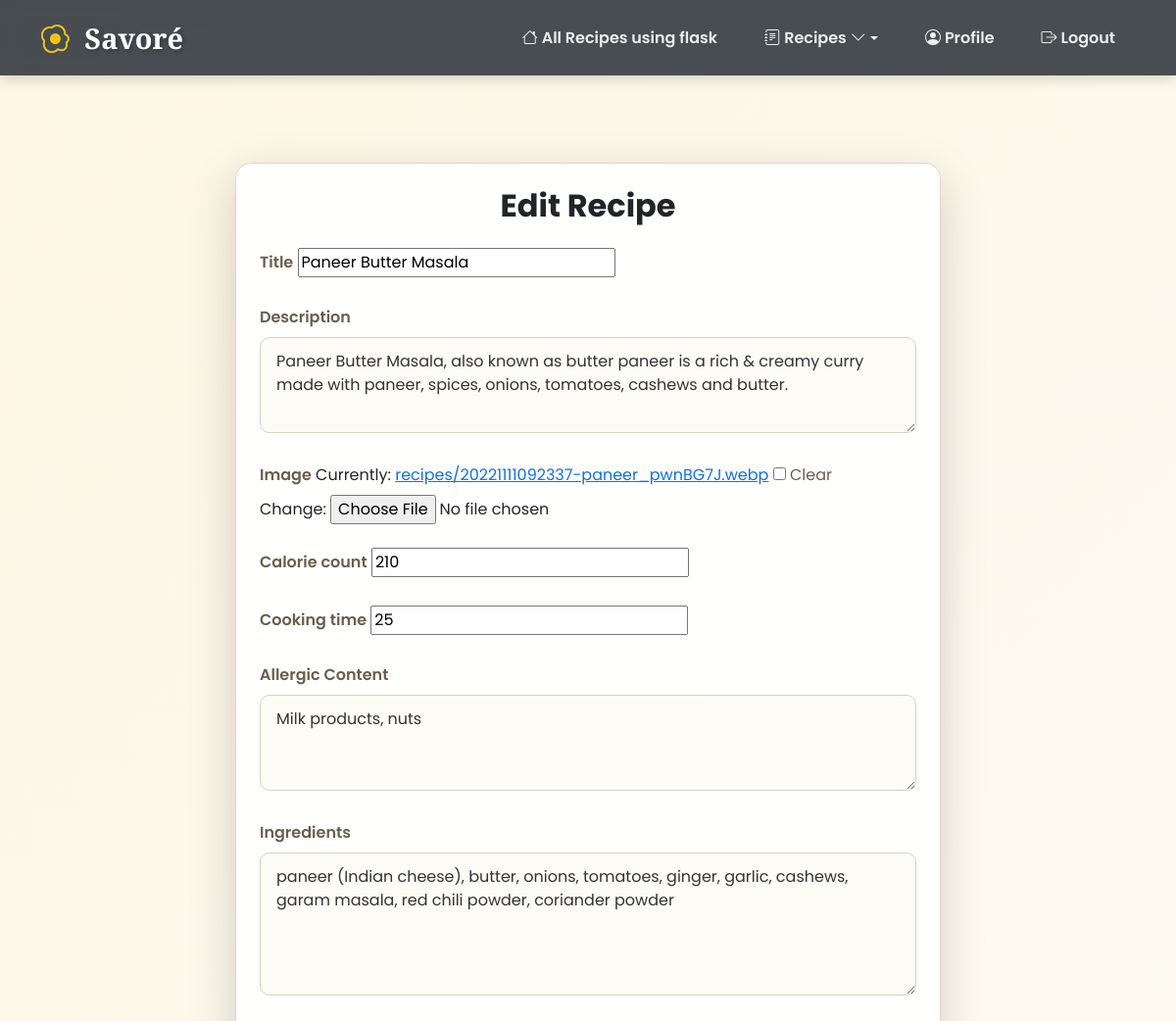
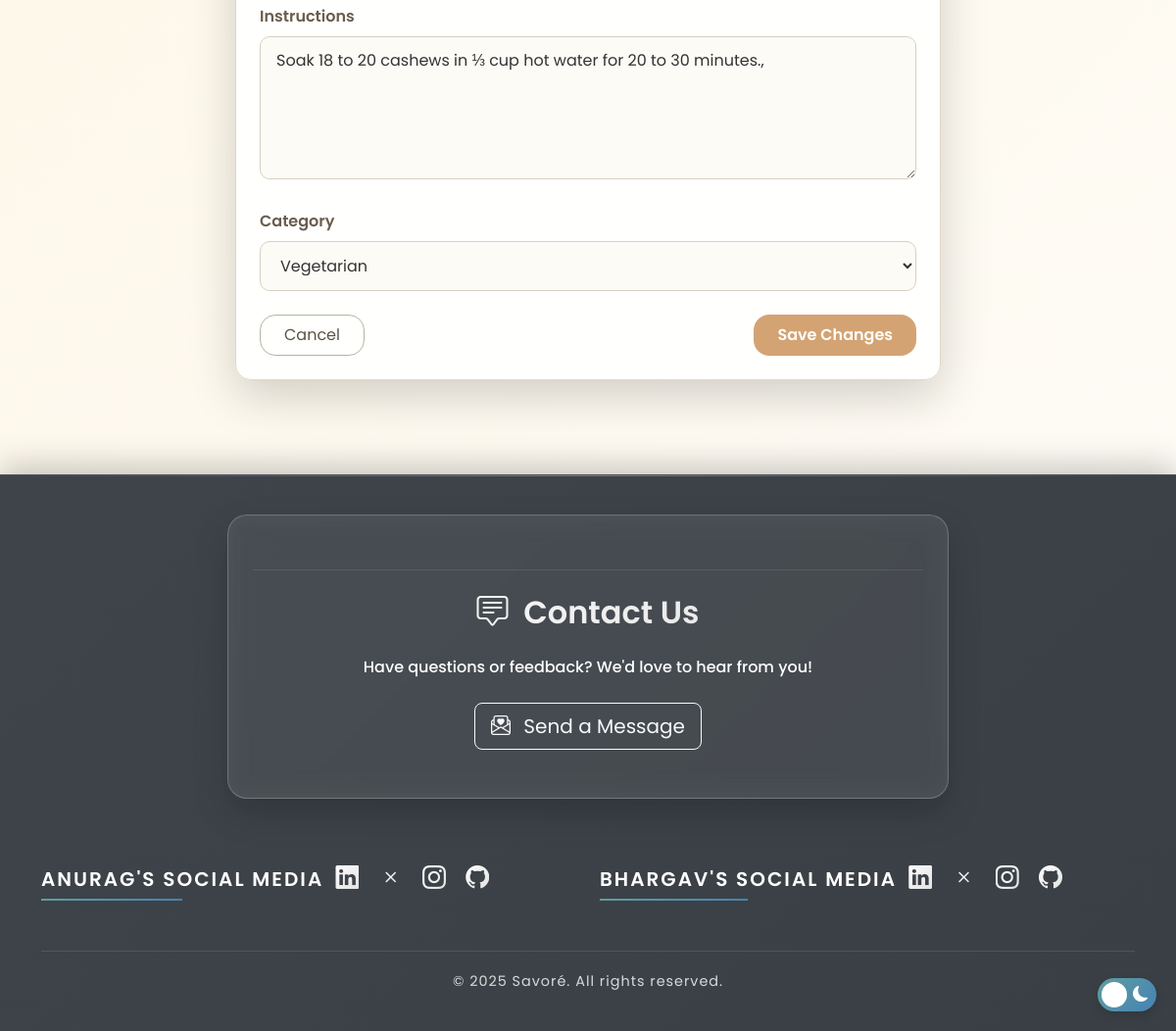
Screenshot of /recipe/1/edit/ (signed in) with the database file from the repository (2 pictures, top to bottom).
### recipe_app/models.py (models this page shows, shortened)
class Recipe(models.Model):
    CATEGORY_CHOICES = [
        ('veg', 'Vegetarian'),
        ('nonveg', 'Non-Vegetarian'),
    ]
    user  = models.ForeignKey(CustomUser, on_delete=models.CASCADE, null=True)
    title = models.CharField(max_length=255)
    description = models.TextField()
    ingredients = models.TextField(help_text="Enter ingredients separated by commas")
    image = models.ImageField(upload_to='recipes/', blank=True, null=True)
    calorie_count = models.IntegerField(help_text="Calories in kcal")
    cooking_time = models.IntegerField(help_text="Time in minutes")
    allergic_content = models.CharField(max_length=255, blank=True, null=True)
    cooking_method = models.TextField(help_text="Enter steps separated by commas")
    category = models.CharField(
        max_length=10,
        choices=CATEGORY_CHOICES,
        default='veg',
        help_text="Select whether the recipe is Veg or Non-Veg"
    )
    created_by = models.ForeignKey(
        settings.AUTH_USER_MODEL,
        on_delete=models.CASCADE,
        related_name="recipes"
    )
    created_at = models.DateTimeField(auto_now_add=True)

### recipe_app/views.py (the view)
# urls.py: path('recipe/<int:pk>/edit/', recipe_update, name='recipe_update'),
@login_required
def recipe_update(request, pk):
    recipe = get_object_or_404(Recipe, pk=pk)
    if recipe.created_by != request.user and not request.user.is_staff and not request.user.is_superuser:
        return HttpResponseForbidden("You are not allowed to edit this recipe.")
    if request.method == 'POST':
        form = RecipeForm(request.POST, request.FILES, instance=recipe)
        if form.is_valid():
            form.save()
            return redirect('recipe_detail', pk=recipe.pk)
    else:
        form = RecipeForm(instance=recipe)
    return render(request, 'recipes/recipe_update.html', {
        'form': form,
        'recipe': recipe
    })

### recipe_app/templates/recipes/recipe_update.html (shortened to what this page needs)
{% extends "base.html" %}
{% block content %}
<div class="container py-5">
    <div class="row justify-content-center">
        <div class="col-lg-8 col-md-10 col-sm-12">
            <div class="form-box p-4 shadow-lg rounded-4">
                <div class="text-center mb-4">
                    <h2 class="fw-bold text-dark">Edit Recipe</h2>
                </div>
                <form method="post" enctype="multipart/form-data" class="needs-validation" novalidate>
                    {% for field in form %}
                    <div class="form-group mb-4 fade-in">
                        <label for="{{ field.id_for_label }}" class="form-label fw-semibold mb-2">
                            {{ field.label }}
                        </label>
                        {{ field }}
                    </div>
                    {% endfor %}
                    <div class="d-flex justify-content-between flex-wrap gap-3 mt-4">
                        <a href="{% url 'recipe_detail' recipe.pk %}" class="btn btn-outline-secondary px-4 py-2 rounded-4">
                            Cancel
                        </a>
                        <button type="submit" class="btn btn-submit px-4 py-2 rounded-4">
                            Save Changes
                        </button>
                    </div>
                </form>
            </div>
        </div>
    </div>
</div>
{% endblock %}

### recipe_app/templates/base.html (shortened to what this page needs)
<!DOCTYPE html>
<html lang="en">
<head>
    <link href="https://cdn.jsdelivr.net/npm/bootstrap@5.3.0/dist/css/bootstrap.min.css" rel="stylesheet">
    <link rel="stylesheet" href="https://cdn.jsdelivr.net/npm/bootstrap-icons@1.10.5/font/bootstrap-icons.css">
    <link rel="stylesheet" href="https://cdnjs.cloudflare.com/ajax/libs/animate.css/4.1.1/animate.min.css">
</head>
<body>
    <nav class="navbar navbar-expand-lg navbar-dark fixed-top">
        <div class="container">
            <a class="navbar-brand" href="{% url 'home' %}">
                <i class="bi bi-egg-fried me-2 text-warning"></i>
                <span class="logo-text" style="color: #fff; text-shadow: 2px 2px 4px rgba(0,0,0,0.3);">Savoré</span>
            </a>
            <div class="collapse navbar-collapse" id="navbarNav">
                <ul class="navbar-nav ms-auto">
                    <li class="nav-item me-2">
                        <a class="nav-link" href="{% url 'recipe_list' %}">
                            <i class="bi bi-house me-1"></i>
                            <span class="nav-link-text">All Recipes using flask</span>
                        </a>
                    {% if user.is_authenticated %}
                    <li class="nav-item dropdown me-2">
                        <a class="nav-link dropdown-toggle" href="#" id="recipesDropdown" role="button"
                            data-bs-toggle="dropdown" aria-expanded="false">
                            <i class="bi bi-journal-text me-1"></i>
                            <span class="nav-link-text">Recipes</span>
                            <i class="bi bi-chevron-down ms-1"></i>
                        </a>
                    </li>
                    <li class="nav-item me-2">
                        <a class="nav-link" href="{% url 'profile' %}">
                            <i class="bi bi-person-circle me-1"></i>
                            <span class="nav-link-text">Profile</span>
                        </a>
                    </li>
                    <li class="nav-item">
                        <a class="nav-link" href="{% url 'logout' %}">
                            <i class="bi bi-box-arrow-right me-1"></i>
                            <span class="nav-link-text">Logout</span>
                        </a>
                    </li>
                    {% endif %}
                </ul>
            </div>
        </div>
    </nav>
    <div class="theme-switch-wrapper">
        <label class="theme-switch">
            <span class="slider">
                <span class="icons">
                    <i class="bi bi-sun-fill"></i>
                    <i class="bi bi-moon-fill"></i>
                </span>
            </span>
        </label>
    </div>
    <main class="container my-5 flex-grow-1">
        {% block content %}{% endblock %}
    </main>
<footer>
    <div class="container">
        <div class="row justify-content-center mb-5">
            <div class="col-lg-8">
                <div class="card contact-card">
                    <div class="card-body p-4 text-center">
                        <h2 class="mb-4">
                            <i class="bi bi-chat-square-text me-2"></i>
                            Contact Us
                        </h2>
                        <p class="mb-4">Have questions or feedback? We'd love to hear from you!</p>
                        <a href="{% url 'contact_us' %}" class="btn btn-outline-light btn-lg">
                            <i class="bi bi-envelope-paper-heart me-2"></i> Send a Message
                        </a>
                    </div>
                </div>
            </div>
        </div>
        <div class="row">
            <div class="col-md-6">
                <div class="social-links">
                    <h5>Anurag's Social Media</h5>
                    <a href="https://linkedin.com/in/anurag-goyal-885264304" class="text-white mx-2"><i class="bi bi-linkedin"></i></a>
                    <a href="https://x.com/logicalmind0891" class="text-white mx-2"><i class="bi bi-x"></i></a>
                    <a href="https://www.instagram.com/anurag__2203/" class="text-white mx-2"><i class="bi bi-instagram"></i></a>
                    <a href="https://github.com/AnuragGoyal007" class="text-white mx-2"><i class="bi bi-github"></i></a>
                </div>
            </div>
            <div class="col-md-6">
                <div class="social-links">
                    <h5>Bhargav's Social Media</h5>
                    <a href="https://www.linkedin.com/in/bhargav-sharma-876384324" class="text-white mx-2"><i class="bi bi-linkedin"></i></a>
                    <a href="https://x.com/BhargavSha62833" class="text-white mx-2"><i class="bi bi-x"></i></a>
                    <a href="https://www.instagram.com/.bha_rg_v./" class="text-white mx-2"><i class="bi bi-instagram"></i></a>
                    <a href="https://github.com/Bhargav-bit567" class="text-white mx-2"><i class="bi bi-github"></i></a>
                </div>
            </div>
        </div>
        <div class="text-center mt-3">
            <p class="mb-0">&copy; {% now "Y" %} Savoré. All rights reserved.</p>
        </div>
    </div>
</footer>
</body>
</html>

### recipe_app/templates/recipes/recipe_update.html (style rules this page uses)
body { background: linear-gradient(135deg, #fdf6e3, #fefcf9); font-family: 'Poppins', sans-serif; min-height: 100vh; margin: 0; }
.form-box { background: rgba(255, 255, 255, 0.9); backdrop-filter: blur(12px); border: 1px solid #e0d6c3; animation: slideUp 0.5s ease-out; border-radius: 1.5rem; transition: transform 0.3s ease, box-shadow 0.3s ease; }
.form-control, select, textarea { background-color: #fdfbf6; border: 1px solid #d9cfc1; border-radius: 10px; padding: 0.75rem 1rem; transition: border-color 0.3s ease, box-shadow 0.3s ease; width: 100%; color: #333; }
label { font-size: 1rem; color: #6a5d4d; }
.btn-submit { background-color: #d4a373; border: none; color: white; font-weight: 600; transition: 0.3s ease; }
.btn-outline-secondary { border: 1px solid #b8b2a2; color: #5b5244; }

### rows the page displays
Recipe: form "Paneer Butter Masala" "Paneer Butter Masala, also known as butter paneer is a rich & creamy curry made with paneer, spices, onions, tomatoes, cashews and butter." "210" "25" "Milk products, nuts" "paneer (Indian cheese), butter, onions, tomatoes, ginger, garlic, cashews, garam masala, red chili powder, coriander powder" "Soak 18 to 20 cashews in ⅓ cup hot water for 20 to 30 minutes.," "Vegetarian"

### other values shown
{{ field.label }} "Title" "Description" "Image" "Calorie count" "Cooking time" "Allergic Content" "Ingredients" "Instructions" "Category"
